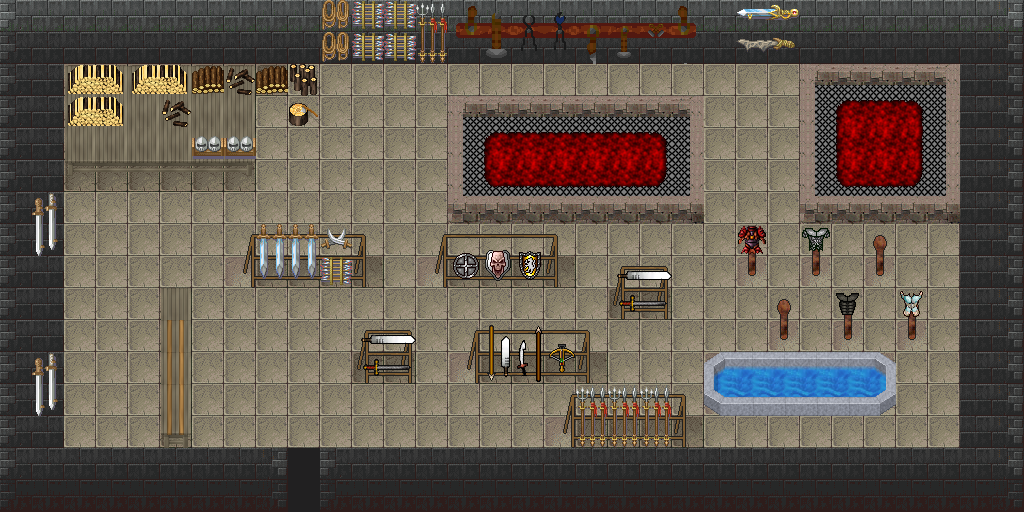

Tiled map render using the project's own tile images. Description and the map definition, with tile-layer contents summarised, below:
An orthogonal 32x16 tile map with 32x32 px tiles, 6 tile layers (0_floor, 1_terrain, 2_object, 3_roof, ...), 2 hidden layers not drawn, 17 tilesets.

<map version="1.2" tiledversion="1.2.2" orientation="orthogonal" renderorder="right-down" width="32" height="16" tilewidth="32" tileheight="32" infinite="0" nextlayerid="9" nextobjectid="1">
 <tileset firstgid="1" name="carpets" tilewidth="32" tileheight="32" tilecount="8" columns="4">
  <image source="../../tileset/furniture/carpet/carpets.png" width="128" height="64" />
 </tileset>
 <tileset firstgid="9" name="fireplace" tilewidth="32" tileheight="32" tilecount="9" columns="3">
  <image source="../../tileset/building/decoration/fireplace.png" width="97" height="96" />
 </tileset>
 <tileset firstgid="18" name="grey_long" tilewidth="32" tileheight="32" tilecount="4" columns="2">
  <image source="../../tileset/furniture/table/grey_long.png" width="64" height="64" />
 </tileset>
 <tileset firstgid="22" name="pool" tilewidth="32" tileheight="32" tilecount="9" columns="3">
  <image source="../../tileset/building/decoration/pool.png" width="96" height="96" />
 </tileset>
 <tileset firstgid="31" name="fire" tilewidth="32" tileheight="32" tilecount="27" columns="3">
  <image source="../../tileset/ground/fire/fire.png" width="96" height="288" />
 </tileset>
 <tileset firstgid="58" name="grey_plain" tilewidth="32" tileheight="32" tilecount="9" columns="3">
  <image source="../../tileset/furniture/table/grey_plain.png" width="96" height="96" />
 </tileset>
 <tileset firstgid="67" name="toolset" tilewidth="32" tileheight="32" tilecount="18" columns="9">
  <image source="../../tileset/building/decoration/toolset.png" width="288" height="64" />
 </tileset>
 <tileset firstgid="85" name="weapons_rack" tilewidth="32" tileheight="32" tilecount="18" columns="9">
  <image source="../../tileset/item/armor/weapons_rack.png" width="288" height="64" />
 </tileset>
 <tileset firstgid="103" name="sword_rack" tilewidth="32" tileheight="32" tilecount="4" columns="2">
  <image source="../../tileset/item/armor/sword_rack.png" width="64" height="64" />
 </tileset>
 <tileset firstgid="107" name="stick" tilewidth="32" tileheight="32" tilecount="2" columns="1">
  <image source="../../tileset/furniture/other/stick.png" width="32" height="64" />
 </tileset>
 <tileset firstgid="109" name="armor" tilewidth="32" tileheight="32" tilecount="4" columns="4">
  <image source="../../tileset/item/armor/armor.png" width="128" height="32" />
 </tileset>
 <tileset firstgid="113" name="collision" tilewidth="32" tileheight="32" tilecount="1" columns="1">
  <image source="../../tileset/logic/collision.png" width="32" height="32" />
 </tileset>
 <tileset firstgid="114" name="protection" tilewidth="32" tileheight="32" tilecount="2" columns="2">
  <image source="../../tileset/logic/protection.png" width="64" height="32" />
 </tileset>
 <tileset firstgid="116" name="mury" tilewidth="32" tileheight="32" tilecount="26" columns="13">
  <image source="../../tileset/pol/domki/wiezienie_sciany.png" width="416" height="64" />
 </tileset>
 <tileset firstgid="142" name="kafle" tilewidth="32" tileheight="32" tilecount="80" columns="16">
  <image source="../../tileset/pol/domki/podloga/kafelki_rozne.png" width="512" height="160" />
 </tileset>
 <tileset firstgid="222" name="pieniek_drewno" tilewidth="32" tileheight="32" tilecount="12" columns="3">
  <image source="../../tileset/item/firewood.png" width="96" height="128" />
 </tileset>
 <tileset firstgid="234" name="strzaly" tilewidth="32" tileheight="32" tilecount="24" columns="6">
  <image source="../../tileset/pol/wyposazenie/miecze.png" width="192" height="128" />
 </tileset>
 <layer id="1" name="0_floor" width="32" height="16">
  <data>[512 cells, 512 non-empty, 5 distinct tile ids]</data>
 </layer>
 <layer id="2" name="1_terrain" width="32" height="16">
  <data>[512 cells, 278 non-empty, 45 distinct tile ids]</data>
 </layer>
 <layer id="3" name="2_object" width="32" height="16">
  <data>[512 cells, 76 non-empty, 45 distinct tile ids]</data>
 </layer>
 <layer id="4" name="3_roof" width="32" height="16">
  <data>[512 cells, 30 non-empty, 12 distinct tile ids]</data>
 </layer>
 <layer id="5" name="4_roof_add" width="32" height="16">
  <data>[512 cells, 10 non-empty, 7 distinct tile ids]</data>
 </layer>
 <layer id="6" name="objects" width="32" height="16">
  <data>[512 cells, 0 non-empty, 0 distinct tile ids]</data>
 </layer>
 <layer id="7" name="collision" width="32" height="16" visible="0">
  <data>[512 cells, 300 non-empty, 1 distinct tile ids]</data>
 </layer>
 <layer id="8" name="protection" width="32" height="16" visible="0">
  <data>[512 cells, 512 non-empty, 1 distinct tile ids]</data>
 </layer>
</map>
